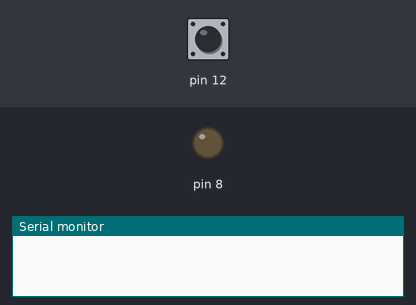
Simulated run of this sketch. Board: Arduino Uno, built with avr-gcc and run on an emulated ATmega328P. Parts: output pins drawn as LEDs (lit = HIGH), the last lines printed to the serial monitor. The inputs (shaded band) are chosen by the test bench; at power-on: pin 12 HIGH.

Above: at 1.2 s.
1.3 s: pin 12 pulled LOW for 0.15 s
At 1.9 s:
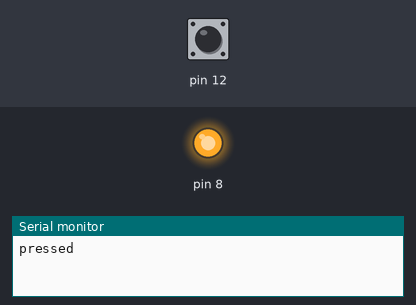
Timing chart, 0 to 4.3 s (numbered marks = the images above; inputs shaded):
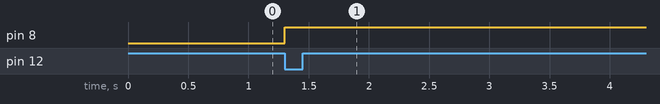

The sketch:

lp5.ino
```cpp
boolean butt_flag = 0;
boolean butt;
boolean led_flag =  0;


void setup() {
  // put your setup code here, to run once:
  pinMode(12, INPUT_PULLUP);
  Serial.begin(9600);
  pinMode(8, OUTPUT);
}

void loop() {
  // put your main code here, to run repeatedly:
  butt = !digitalRead(12);
  if (butt == 1 && butt_flag == 0){
    butt_flag = 1;
    Serial.println("pressed");
    led_flag = !led_flag;
    digitalWrite(8, led_flag);
    delay(1000);
    digitalWrite(led_flag, LOW);
    delay(1000);
  }
  if (butt == 0 && butt_flag == 1){
    butt_flag = 0;
    Serial.println("released");
  }
}
```

Measured:
- after the input at 1.3 s, pin 8: LOW → HIGH at once
